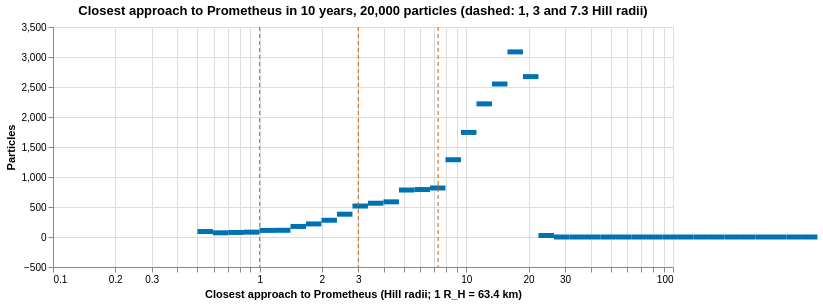

The specification (Vega-Lite) saved for this image:
### Vega-Lite specification from a JSON file in a GitHub repository (floating-point values rounded to 4 significant figures)
{"$schema": "https://vega.github.io/schema/vega-lite/v5.20.1.json", "config": {"view": {"continuousHeight": 300, "continuousWidth": 300, "strokeWidth": 0}}, "datasets": {"data-2da4aa80b5004db834c1231af5d8094a": [{"count": 91, "hill_hi": 0.5943, "hill_lo": 0.5}, {"count": 70, "hill_hi": 0.7063, "hill_lo": 0.5943}, {"count": 76, "hill_hi": 0.8394, "hill_lo": 0.7063}, {"count": 81, "hill_hi": 0.9976, "hill_lo": 0.8394}, {"count": 110, "hill_hi": 1.186, "hill_lo": 0.9976}, {"count": 112, "hill_hi": 1.409, "hill_lo": 1.186}, {"count": 176, "hill_hi": 1.675, "hill_lo": 1.409}, {"count": 218, "hill_hi": 1.99, "hill_lo": 1.675}, {"count": 279, "hill_hi": 2.366, "hill_lo": 1.99}, {"count": 380, "hill_hi": 2.812, "hill_lo": 2.366}, {"count": 516, "hill_hi": 3.342, "hill_lo": 2.812}, {"count": 563, "hill_hi": 3.972, "hill_lo": 3.342}, {"count": 586, "hill_hi": 4.72, "hill_lo": 3.972}, {"count": 783, "hill_hi": 5.61, "hill_lo": 4.72}, {"count": 791, "hill_hi": 6.668, "hill_lo": 5.61}, {"count": 817, "hill_hi": 7.925, "hill_lo": 6.668}, {"count": 1288, "hill_hi": 9.418, "hill_lo": 7.925}, {"count": 1743, "hill_hi": 11.19, "hill_lo": 9.418}, {"count": 2219, "hill_hi": 13.3, "hill_lo": 11.19}, {"count": 2550, "hill_hi": 15.81, "hill_lo": 13.3}, {"count": 3085, "hill_hi": 18.79, "hill_lo": 15.81}, {"count": 2673, "hill_hi": 22.33, "hill_lo": 18.79}, {"count": 25, "hill_hi": 26.54, "hill_lo": 22.33}, {"count": 0, "hill_hi": 31.55, "hill_lo": 26.54}, {"count": 0, "hill_hi": 37.49, "hill_lo": 31.55}, {"count": 0, "hill_hi": 44.56, "hill_lo": 37.49}, {"count": 0, "hill_hi": 52.96, "hill_lo": 44.56}, {"count": 0, "hill_hi": 62.95, "hill_lo": 52.96}, {"count": 0, "hill_hi": 74.81, "hill_lo": 62.95}, {"count": 0, "hill_hi": 88.91, "hill_lo": 74.81}, {"count": 0, "hill_hi": 105.7, "hill_lo": 88.91}, {"count": 0, "hill_hi": 125.6, "hill_lo": 105.7}, {"count": 0, "hill_hi": 149.3, "hill_lo": 125.6}, {"count": 0, "hill_hi": 177.4, "hill_lo": 149.3}, {"count": 0, "hill_hi": 210.8, "hill_lo": 177.4}, {"count": 0, "hill_hi": 250.6, "hill_lo": 210.8}, {"count": 0, "hill_hi": 297.8, "hill_lo": 250.6}, {"count": 0, "hill_hi": 354.0, "hill_lo": 297.8}, {"count": 0, "hill_hi": 420.7, "hill_lo": 354.0}, {"count": 0, "hill_hi": 500.0, "hill_lo": 420.7}], "data-2eca624dff677ecd4c4fe99ce525ff9c": [{"x": 1.0}, {"x": 3.0}, {"x": 7.3}]}, "height": 240, "layer": [{"data": {"name": "data-2da4aa80b5004db834c1231af5d8094a"}, "encoding": {"tooltip": [{"field": "hill_lo", "type": "quantitative"}, {"field": "hill_hi", "type": "quantitative"}, {"field": "count", "type": "quantitative"}], "x": {"field": "hill_lo", "scale": {"domain": [0.5, 100], "type": "log"}, "title": "Closest approach to Prometheus (Hill radii; 1 R_H = 63.4 km)", "type": "quantitative"}, "x2": {"field": "hill_hi"}, "y": {"field": "count", "title": "Particles", "type": "quantitative"}}, "mark": {"color": "#0072B2", "type": "bar"}}, {"data": {"name": "data-2eca624dff677ecd4c4fe99ce525ff9c"}, "encoding": {"x": {"field": "x", "type": "quantitative"}}, "mark": {"color": "#D55E00", "strokeDash": [4, 3], "type": "rule"}}], "title": "Closest approach to Prometheus in 10 years, 20,000 particles (dashed: 1, 3 and 7.3 Hill radii)", "width": 620}
